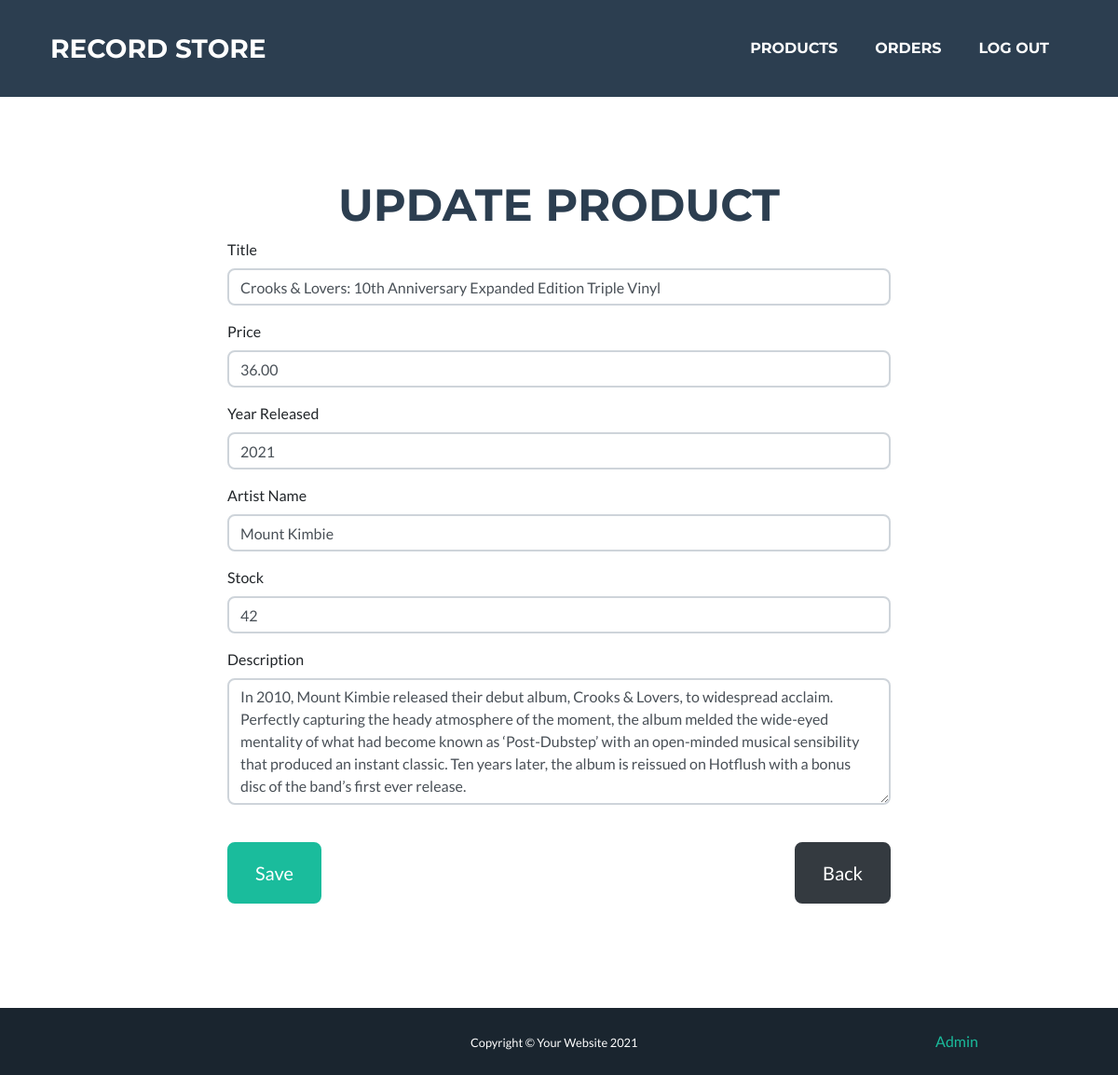
The app's page /admin/products/4 (signed in) with its own data.
### tables this page shows
CREATE TABLE `records` (
  `id_record` int(11) NOT NULL,
  `title` varchar(200) DEFAULT NULL,
  `description` varchar(1000) DEFAULT NULL,
  `price` decimal(11,2) DEFAULT NULL,
  `year_released` year(4) DEFAULT NULL,
  `cover` varchar(45) DEFAULT NULL,
  `stock` int(11) NOT NULL,
  `for_sale` tinyint(1) NOT NULL DEFAULT '1'
);

CREATE TABLE `artists` (
  `id_artist` int(11) NOT NULL,
  `name` varchar(200) DEFAULT NULL
);

### views/AdminView.php (called while the page is built, shortened)
<?php
class AdminView
{
    public function viewHeader($title)
    {
        include_once("views/partials/header.php");
    }
    public function viewFooter()
    {
        include_once("views/partials/footer.php");
    }
    public function viewProductForm($product, $errors)
    {
        include_once("views/partials/productForm.php");
    }
}

### models/Database.php (called while the page is built, shortened)
<?php
class Database
{
    private $conn = null;
    public function __construct($database, $username = "root", $password = "root", $servername = "localhost")
    {
        $dsn = "mysql:host=$servername;dbname=$database;charset=UTF8";
        try {
            $this->conn = new PDO($dsn, $username, $password);
            $this->conn->setAttribute(PDO::ATTR_ERRMODE, PDO::ERRMODE_EXCEPTION);
        } catch (PDOException $e) {
            echo "Connection failed: " . $e->getMessage();
        }
    }
    private function execute($statement, $input_parameters = [])
    {
        try {
            $stmt = $this->conn->prepare($statement);
            $stmt->execute($input_parameters);
            return $stmt;
        } catch (PDOException $e) {
            echo "Error: " . $e->getMessage() . "<br>";
            throw new Exception($e->getMessage());
        }
    }
    public function select($statement, $input_parameters = [])
    {
        $stmt = $this->execute($statement, $input_parameters);
        return $stmt->fetchAll();
    }
}

### models/AdminModel.php (called while the page is built, shortened)
<?php
class AdminModel
{
    private $db;
    public function __construct($database)
    {
        $this->db = $database;
    }
    public function fetchRecordById($id)
    {
        $statement = "SELECT r.title, r.description, r.price, r.year_released, r.stock, a.id_artist, a.name FROM records r
        JOIN records_has_artists rha
        ON r.id_record=rha.id_record
        JOIN artists a
        ON rha.id_artist=a.id_artist
        WHERE r.id_record = :id";
        $parameters = array(":id" => $id);
        $record = $this->db->select($statement, $parameters);
        return $record;
    }
}

### views/partials/productForm.php (the view, shortened to what this page needs)
<?php
$destination = URLROOT . "admin/products";
$heading = $product ? "Update product" : "Create product";
$title = $product ? $product['title'] : "";
$price = $product ? $product['price'] : "";
$yearReleased = $product ? $product['year_released'] : "";
$artistName = $product ? $product['name'] : "";
$stock = $product ? $product['stock'] : "";
$description = $product ? $product['description'] : "";
?>
<section class="page-section masthead min-vh-100" id="login">
        <div class="container">
                <h2 class="page-section-heading text-center text-uppercase text-secondary mb-3"><?= $heading ?></h2>
                <div class="row">
                        <div class="col-lg-8 mx-auto">
                                <form method="POST" action="#" novalidate="novalidate">
                                        <div class="control-group">
                                                <label>Title</label>
                                                <input name="title" class="form-control" id="title" type="text" placeholder="Title" required="required" value="<?= $title ?>" />
                                        </div>
                                        <div class="control-group">
                                                <label>Price</label>
                                                <input name="price" class="form-control" id="price" type="number" step="0.01" placeholder="Price" required="required" value="<?= $price ?>" />
                                        </div>
                                        <div class="control-group">
                                                <label>Year Released</label>
                                                <input name="year_released" class="form-control" id="year_released" type="text" placeholder="Year Released" required="required" value="<?= $yearReleased ?>" />
                                        </div>
                                        <div class="control-group">
                                                <label>Artist Name</label>
                                                <input name="name" class="form-control" id="name" type="text" placeholder="Artist Name" required="required" value="<?= $artistName ?>" />
                                        </div>
                                        <div class="control-group">
                                                <label>Stock</label>
                                                <input name="stock" class="form-control" id="stock" type="number" placeholder="Stock" required="required" min="0" value="<?= $stock ?>" />
                                        </div>
                                        <div class="control-group">
                                                <label>Description</label>
                                                <textarea name="description" class="form-control" rows="5" placeholder="Description" required="required"><?= $description ?></textarea>
                                        </div>
                                        <br />
                                        <div class="d-flex justify-content-between form-group">
                                                <button class=" btn btn-primary btn-xl" id="sendMessageButton" type="submit">Save</button>
                                                <a href=<?=$destination?> class='btn-xl btn btn-dark'>Back</a>
                                        </div>
                                </form>
                        </div>
                </div>
        </div>
</section>

### records on screen
records: title "Crooks & Lovers: 10th Anniversary Expanded Edition Triple Vinyl", price "36.00", year_released "2021", name "Mount Kimbie", stock "42", description "In 2010, Mount Kimbie released their debut album, Crooks & Lovers, to widespread acclaim. Perfectly capturing the heady atmosphere of the moment, the album melded the wide-eyed mentality of what had become known as ‘Post-Dubstep’ with an open-minded musical sensibility that produced an instant classic. Ten years later, the album is reissued on Hotflush with a bonus disc of the band’s first ever release."

### other values on screen
$listItem[title] "PRODUCTS"
$listItem[title] "ORDERS"
$listItem[title] "LOG OUT"
$heading "UPDATE PRODUCT"
